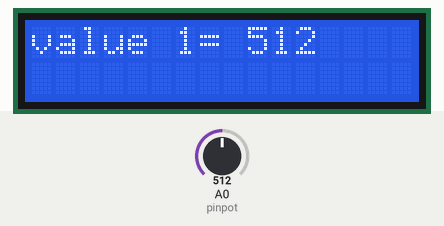
Recording of a sketch running on a simulated Arduino Uno, built with avr-gcc and run on an emulated ATmega328P. Parts: 16×2 character LCD. Inputs (shaded band) come from the test bench; at power-on: A0 (pinpot) = 512.

Above: at 1.2 s.
1.3 s: A0 (pinpot) set to 716
At 2.5 s:
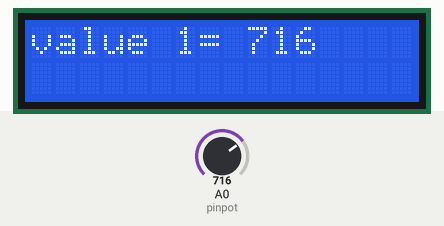
2.8 s: A0 (pinpot) set to 900
At 3.8 s:
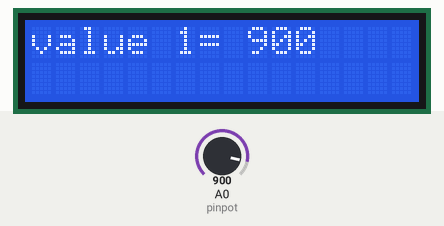
4.3 s: A0 (pinpot) set to 1023
At 4.9 s:
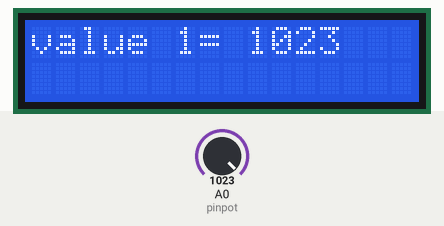
Timing chart, 0 to 7.3 s (numbered marks = the images above; inputs shaded):
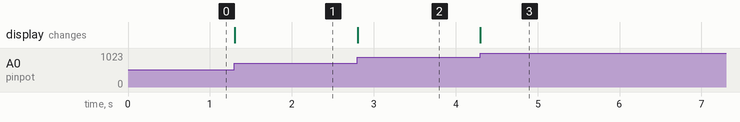

Measured:
- after the input at 1.3 s, the display: changes at once (image 1)
- after the input at 2.8 s, the display: changes at once (image 2)
- after the input at 4.3 s, the display: changes at once (image 3)

The sketch:

LIQUID_crystal_LCD.ino
```cpp
# include<LiquidCrystal.h>
LiquidCrystal lcd(7,8,8,9,10,11,12);
int pinpot=A0;
void setup() {
  lcd.begin(16,2);
  lcd.clear();
  pinMode(pinpot,INPUT);


}

void loop() {
  lcd.setCursor(0,0);
  lcd.print("value 1= ");
  lcd.print(analogRead(pinpot));


}
```
